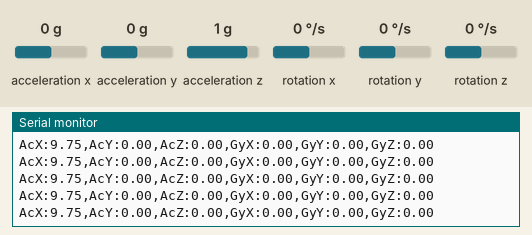
A sketch run on a simulated ESP8266 (NodeMCU). On the bench: the last lines printed to the serial monitor. Wiring (inferred from the names in the program): MPU-6050 motion sensor at I2C address 0x68. The test bench sets the inputs (shaded band); at power-on: acceleration x 0 g, acceleration y 0 g, acceleration z 1 g, rotation x 0 °/s, rotation y 0 °/s, rotation z 0 °/s. WiFi joins after 1.5 s; servers stay silent unless stated; no MQTT or app messages arrive unless stated.

Above: at 5.7 s.
5.8 s: acceleration x set to -1.4 g
At 5.81 s:
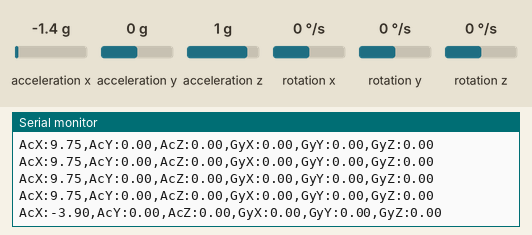
7.3 s: acceleration y set to -1.4 g
At 7.35 s:
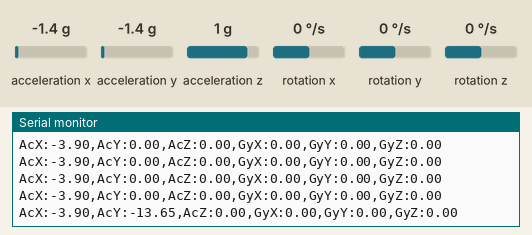
8.8 s: acceleration z set to -1.4 g
At 8.89 s:
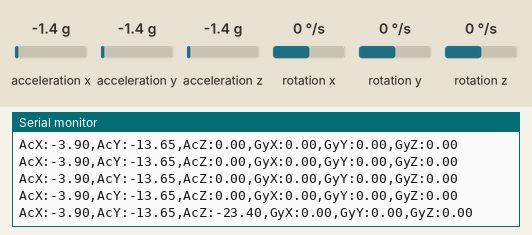
10.3 s: rotation x set to -192 °/s
At 10.33 s:
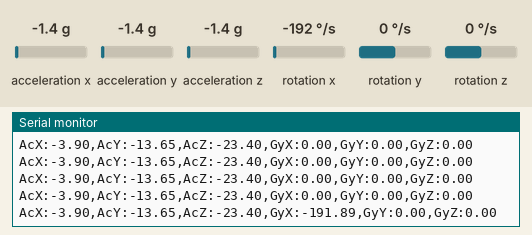
11.8 s: rotation y set to -192 °/s
At 11.87 s:
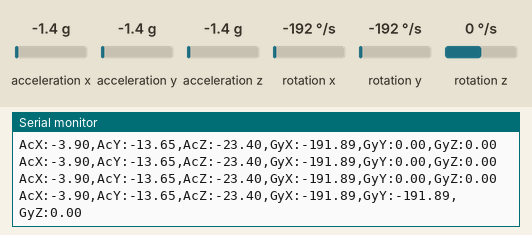

Measured:
- after the input at 5.8 s, the serial monitor: prints a new line at once (image 1)
- after the input at 7.3 s, the serial monitor: prints a new line at once (image 2)
- after the input at 8.8 s, the serial monitor: prints a new line after 0.08 s (image 3)
- after the input at 10.3 s, the serial monitor: prints a new line at once (image 4)
- after the input at 11.8 s, the serial monitor: prints a new line after 0.06 s (image 5)

The sketch:

02-envio-de-dados.ino
```cpp
#include <ESP8266WiFi.h>
#include <ESP8266WiFiMulti.h>
#include <PubSubClient.h>
#include <ArduinoJson.h>
#include <Wire.h>
//
#include "mpu-pibiti.h"
//#include "key.h"

#define sda D6
#define scl D5

/**Constantes**/
/***Configuração do sensor***/
const uint8_t MPU_ADDR = 0x68;
const uint8_t WHO_AM_I = 0x75;
const uint8_t PWR_MGMT_1 = 0x6B;
const uint8_t GYRO_CONFIG = 0x1B;  //REGISTRADOR RESPONSAVEL POR CONFIGURAR A ESCALA DO GIROSCOPIO
const uint8_t ACCEL_CONFIG = 0x1C; //REGISTRADOR RESPONSAVEL POR CONFIGURAR A ESCALA DO ACELEROMETRO
const uint8_t ACCEL_XOUT = 0x3B;
const uint8_t GYRO_SCALE = 0b00001000; //-> ver documentação para saber a escala de conversao do sensor
const uint8_t ACCEL_SCALE = 0b00001000;

/***Constantes físicas***/
const float gravity = 9.7803;       //--> Aceleração gravitacional estimada em Fortaleza
const float halfRange = 32768;      //--> Metade do range de 16 bits

/**Variaveis**/
/***Buffers***/

int16_t zeros[6];                   //--> Guarda a media dos dados da calibração. Utilizados como zero.

int16_t buff [6];                   //--> Guarda os ultimos dados dos sensores acc e gyr no tipo raw (puro).
float   buff_[6];                   //--> Guarda os ultimos dados dos sensores acc e gyr em unidade do SI (m/s^2 e grau/s).
int16_t buff_temp;                  //--> Guarda os ultimos dados do sensor tmp no tipo raw (puro).
float   buff_temp_;                 //--> Guarda os ultimos dados do sensor tmp em unidade do SI (ºC).

int16_t gravityConst;               //--> Especifica quanto equivale a variavel 'gravity' no tipo raw (varia de acordo com o range do acelerometro escolhido); pode ser substituído por uma simples formula, mas eu preferi assim

bool    rawFlag = 1;                //--> Especifica se os dados serao mostrado no tipo RAW ou SI. 1 para SI; 0 para RAW

float   range_a, range_g;           //--> Guarda o range dos sensores acc e gyr, respectivamente


/**Objetos**/

ESP8266WiFiMulti wifiMulti;
sensor mpu;

WiFiClient wifiClient;
PubSubClient MQTT(wifiClient);
StaticJsonDocument<100> data;
/**Rotinas**/

void setup() {
  Serial.begin(500000);
  Wire.begin(sda, scl);

  mpu.setWifi(wifiMulti);
  mpu.setMqtt(MQTT);
  delay(3000);

  mpu.wakeup();
  mpu.setRange();
  mpu.calibrate();
}

void loop() {

  mpu.read(0);
  mpu.send(MQTT);
  mpu.print();

  if (!MQTT.connected())
    brokerSetup();

  MQTT.loop();

  delay(100);
}

void brokerSetup()//setupMQTT
{

  String deviceID = "ESP8266Client-";
  //deviceID += String(random(0xffff), HEX);
  deviceID += WiFi.macAddress();

  Serial.println("Trying to connect to MQTT Broker as " + deviceID);
  if (MQTT.connect(deviceID.c_str()))
  {
    Serial.println("\nBroker connected!");
    MQTT.subscribe("rdba/inTopic");
  }
  else
  {
    Serial.println("Error. Trying again in 5 seconds.");
    delay(5000);
  }
}
/*
  void wifiStart() {
  wifiMulti.addAP("FLAVIO_02", "8861854611");

  WiFi.mode(WIFI_STA);

  while (wifiMulti.run() != WL_CONNECTED)
  {
    delay(100);
    Serial.print(".");
  }

  Serial.println("\n\nCONNECTED TO " + WiFi.SSID());
  Serial.print("IP ADDRESS: ");
  Serial.println(WiFi.localIP());
  }
*/
```

key.h
```cpp
const char* ssid[] = {"FLAVIO_02","familia bernado3"};
const char* password[] = {"8861854611","tarcila123"};

const char *broker_addr = "broker.hivemq.com";
const int broker_port = 1883;

const char *inTopic = "rdba/inTopic";
const char *outTopic = "rdba/outTopic";
```

mpu-pibiti.h
```cpp
#ifndef PIBITI_H
#define PIBITI_H

class sensor {
  public:
    void setMqtt(PubSubClient& MQTT);
    void setWifi(ESP8266WiFiMulti wifiMulti);
    void send(PubSubClient& MQTT);
    void wakeup();
    void write(int reg, int val);
    void read(int flag);
    void setRange();
    void convert();
    void calibrate();
    void print();
};

#endif
```

mpu-pibiti.ino
```cpp
#include <Wire.h>
#include "mpu-pibiti.h"
#include "key.h"

float mapfloat(long x, long in_min, long in_max, long out_min, long out_max)
{
  return (float)(x - in_min) * (out_max - out_min) / (float)(in_max - in_min) + out_min;
}

void sensor::setMqtt(PubSubClient& MQTT) {
  MQTT.setServer(broker_addr, broker_port);
  //MQTT.setCallback(dataInput);
}

void sensor::send(PubSubClient& MQTT) {
  /*
  for (int axis = 0; axis < 6; axis++) {
    //Serial.print(names[axis]);

    switch (rawFlag) { //essa flag informa se vai ser printado o valor bruto ou convertido
      case 0://printa o valor bruto
        Serial.print(buff[axis]);
        break;
      case 1://printa o valor convertido
        sensor::convert();
        Serial.print(buff_[axis]);
        break;
    }
  }*/

  char tempMsg[50];
  char message[100] = "";

  for (int axis = 0; axis < 6; axis++){
    sprintf(tempMsg,"%f",buff_[axis]);

    strcat(message,tempMsg);
    strcat(message,";");

  }
  //sprintf(message,"%f",buff_[0]);

  MQTT.publish(outTopic, message);
  MQTT.loop();
}

void sensor::setWifi(ESP8266WiFiMulti wifiMulti) {
  wifiMulti.addAP(ssid[0], password[0]);
  wifiMulti.addAP(ssid[1], password[1]);

  WiFi.mode(WIFI_STA);

  while (wifiMulti.run() != WL_CONNECTED) {

    Serial.println("Trying to connect to WiFi.");
    delay(500);
  }
  Serial.print("\nWiFi connected. IP ");
  Serial.println(WiFi.localIP());
}

void sensor::wakeup() {
  write(PWR_MGMT_1, 0);             //ACORDA O SENSOR
  write(GYRO_CONFIG, GYRO_SCALE);   //CONFIGURA A ESCALA DO GIROSCÓPIO - +-250 °/s -->
  write(ACCEL_CONFIG, ACCEL_SCALE); //CONFIGURA A ESCALA DO ACELERÔMETRO - +-4G
}

void sensor::write(int reg, int val) {
  Wire.beginTransmission(MPU_ADDR); // inicia comunicação com endereço do MPU6050
  Wire.write(reg);                  // envia o registro com o qual se deseja trabalhar
  Wire.write(val);                  // escreve o valor no registro
  Wire.endTransmission();           // termina a transmissão
}
void sensor::read(int calibFlag) {
  Wire.beginTransmission(MPU_ADDR);
  Wire.write(ACCEL_XOUT);
  Wire.endTransmission(false);
  Wire.requestFrom(MPU_ADDR, (uint8_t)14);

  for (int i = 0; i < 3; i++)
    buff[i]   = Wire.read() << 8 | Wire.read();

  buff_temp   = Wire.read() << 8 | Wire.read();

  for (int i = 3; i < 6; i++)
    buff[i]   = Wire.read() << 8 | Wire.read();

  if (calibFlag != 1) {
    for (int axis = 0; axis < 6; axis++)
      buff[axis] -= zeros[axis];
  }
}

void sensor::setRange() {

  switch (GYRO_SCALE) {
    case 0b00000000://padrao
      range_g = 250;
      break;
    case 0b00001000:
      range_g = 2 * 250;
      break;
    case 0b00010000:
      range_g = 4 * 250;
      break;
    case 0b00011000:
      range_g = 8 * 250;
      break;
  }

  switch (ACCEL_SCALE) {
    case 0b00000000:
      range_a = 2 * gravity;
      gravityConst = halfRange / 2;
      break;
    case 0b00001000://padrao
      range_a = 4 * gravity;
      gravityConst = 8192;//halfRange / 4;
      break;
    case 0b00010000:
      range_a = 8 * gravity;
      gravityConst = halfRange / 8;
      break;
    case 0b00011000:
      range_a = 16 * gravity;
      gravityConst = halfRange / 16;
      break;
  }
  Serial.println(gravityConst);
}

void sensor::convert() {

  for (int axis = 0; axis < 3; axis++)
    buff_[axis] = mapfloat(buff[axis], -halfRange, halfRange, -range_a, range_a);
  for (int axis = 3; axis < 6; axis ++)
    buff_[axis] = mapfloat(buff[axis], -halfRange, halfRange, -range_g, range_g);

  //buff_[0] += gravity;

  buff_temp_ = (float)buff_temp / 340.00 + 36.53;
}

void sensor::calibrate() {

  for (int calibIteration = 0; calibIteration < 10; calibIteration ++) {
    read(1);
    for (int axis = 0; axis < 6; axis++)
      zeros[axis] += buff[axis] / 10;
  }
  zeros[0] -= gravityConst;
}

void sensor::print() {
  String names[7] = {"AcX:", ",AcY:", ",AcZ:", ",GyX:", ",GyY:", ",GyZ:", ",Tmp:"};

  for (int axis = 0; axis < 6; axis++) {
    Serial.print(names[axis]);

    switch (rawFlag) { //essa flag informa se vai ser printado o valor bruto ou convertido
      case 0://printa o valor bruto
        Serial.print(buff[axis]);
        break;
      case 1://printa o valor convertido
        sensor::convert();
        Serial.print(buff_[axis]);
        break;
    }

  }
  /*
    Serial.print(names[6]);
    if (rawFlag)
    Serial.print(buff_temp_);
    else
    Serial.print(buff_temp);
  */

  Serial.println();
}
```
